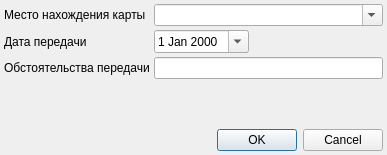
<?xml version="1.0" encoding="UTF-8"?>
<ui version="4.0">
 <class>CardLocation</class>
 <widget class="QDialog" name="CardLocation">
  <property name="geometry">
   <rect>
    <x>0</x>
    <y>0</y>
    <width>387</width>
    <height>155</height>
   </rect>
  </property>
  <property name="windowTitle">
   <string>Редактор места нахождения карты</string>
  </property>
  <layout class="QGridLayout" name="gridLayout">
   <property name="margin">
    <number>4</number>
   </property>
   <property name="spacing">
    <number>4</number>
   </property>
   <item row="1" column="0">
    <widget class="QLabel" name="lblCardLocation">
     <property name="text">
      <string>Место нахождения карты</string>
     </property>
     <property name="alignment">
      <set>Qt::AlignLeading|Qt::AlignLeft|Qt::AlignVCenter</set>
     </property>
    </widget>
   </item>
   <item row="7" column="1" colspan="3">
    <widget class="QDialogButtonBox" name="buttonBox">
     <property name="orientation">
      <enum>Qt::Horizontal</enum>
     </property>
     <property name="standardButtons">
      <set>QDialogButtonBox::Cancel|QDialogButtonBox::Ok</set>
     </property>
    </widget>
   </item>
   <item row="6" column="1">
    <spacer name="verticalSpacer">
     <property name="orientation">
      <enum>Qt::Vertical</enum>
     </property>
     <property name="sizeHint" stdset="0">
      <size>
       <width>20</width>
       <height>40</height>
      </size>
     </property>
    </spacer>
   </item>
   <item row="5" column="0">
    <widget class="QLabel" name="lblCardLocationNotes">
     <property name="text">
      <string>Обстоятельства передачи</string>
     </property>
     <property name="alignment">
      <set>Qt::AlignLeading|Qt::AlignLeft|Qt::AlignVCenter</set>
     </property>
    </widget>
   </item>
   <item row="4" column="0">
    <widget class="QLabel" name="lblCardLocationDate">
     <property name="text">
      <string>Дата передачи</string>
     </property>
     <property name="alignment">
      <set>Qt::AlignLeading|Qt::AlignLeft|Qt::AlignVCenter</set>
     </property>
    </widget>
   </item>
   <item row="4" column="1" colspan="3">
    <widget class="CCreateEventDateEdit" name="edtCardLocationDate">
     <property name="sizePolicy">
      <sizepolicy hsizetype="Maximum" vsizetype="Fixed">
       <horstretch>0</horstretch>
       <verstretch>0</verstretch>
      </sizepolicy>
     </property>
     <property name="calendarPopup">
      <bool>true</bool>
     </property>
    </widget>
   </item>
   <item row="5" column="1" colspan="3">
    <widget class="QLineEdit" name="edtCardLocationNotes">
     <property name="sizePolicy">
      <sizepolicy hsizetype="Preferred" vsizetype="Fixed">
       <horstretch>0</horstretch>
       <verstretch>0</verstretch>
      </sizepolicy>
     </property>
    </widget>
   </item>
   <item row="1" column="1" colspan="3">
    <widget class="CRBComboBox" name="cmbCardLocation">
     <property name="editable">
      <bool>true</bool>
     </property>
    </widget>
   </item>
  </layout>
 </widget>
 <customwidgets>
  <customwidget>
   <class>CRBComboBox</class>
   <extends>QComboBox</extends>
   <header>library/crbcombobox.h</header>
  </customwidget>
  <customwidget>
   <class>CCreateEventDateEdit</class>
   <extends>QDateEdit</extends>
   <header>Events/CreateEventDateEdit.h</header>
  </customwidget>
 </customwidgets>
 <resources/>
 <connections>
  <connection>
   <sender>buttonBox</sender>
   <signal>accepted()</signal>
   <receiver>CardLocation</receiver>
   <slot>accept()</slot>
   <hints>
    <hint type="sourcelabel">
     <x>248</x>
     <y>254</y>
    </hint>
    <hint type="destinationlabel">
     <x>157</x>
     <y>274</y>
    </hint>
   </hints>
  </connection>
  <connection>
   <sender>buttonBox</sender>
   <signal>rejected()</signal>
   <receiver>CardLocation</receiver>
   <slot>reject()</slot>
   <hints>
    <hint type="sourcelabel">
     <x>316</x>
     <y>260</y>
    </hint>
    <hint type="destinationlabel">
     <x>286</x>
     <y>274</y>
    </hint>
   </hints>
  </connection>
 </connections>
</ui>
